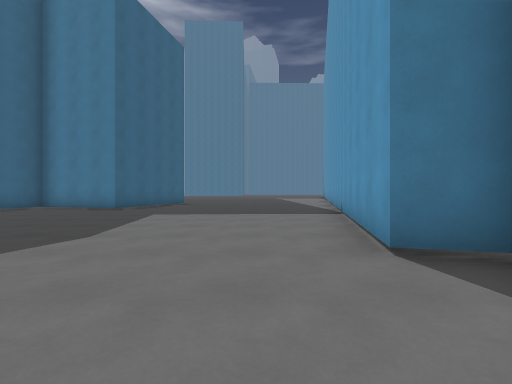
view 1 (above)

16 first-person views from a walk through a 3-D level made in the Godot game engine. The camera is 1.2 m above the floor, looks level and sees 90° across. The floor is counted in squares, 2 m on a side. Each view is taken from the middle of a square. On the plan, view 1 faces up. The plan holds only what a view shows up to about 9 squares ahead; the rest is blank. The place goes on beyond the plan.

view 2
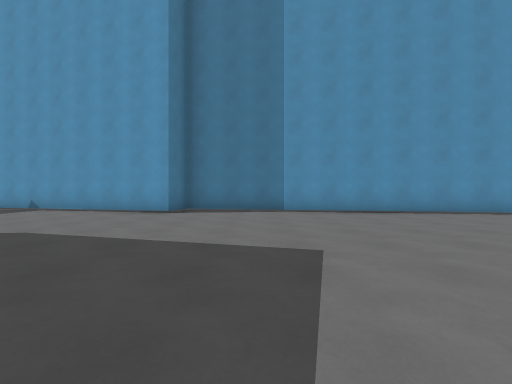

view 3
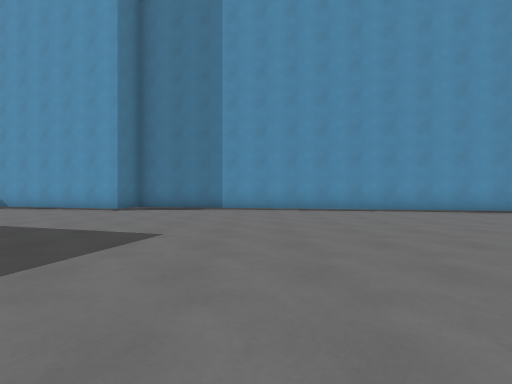

view 4
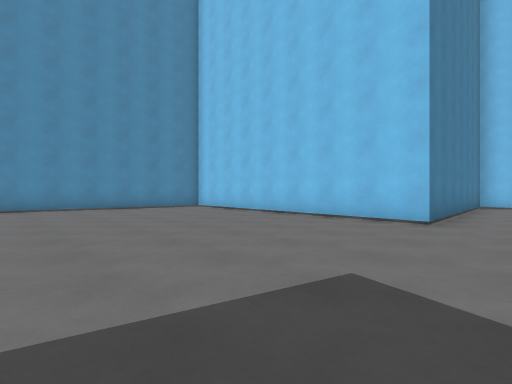

view 5
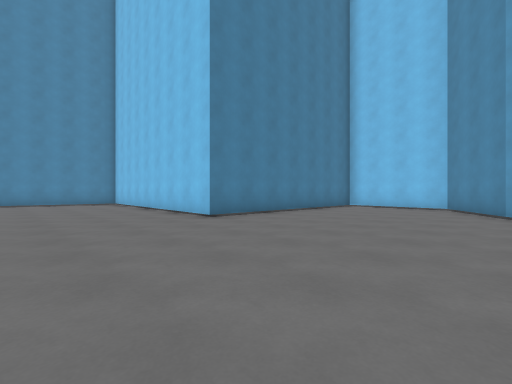

view 6
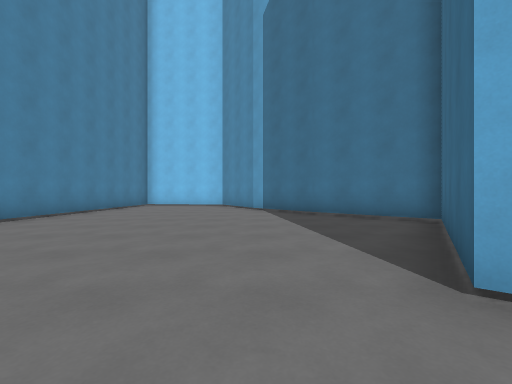

view 7
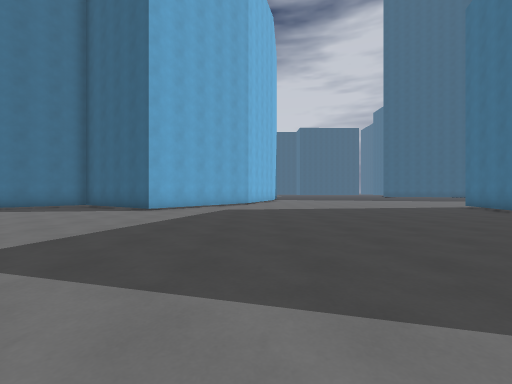

view 8
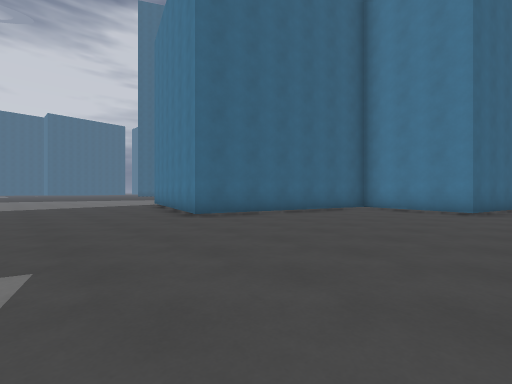

view 9
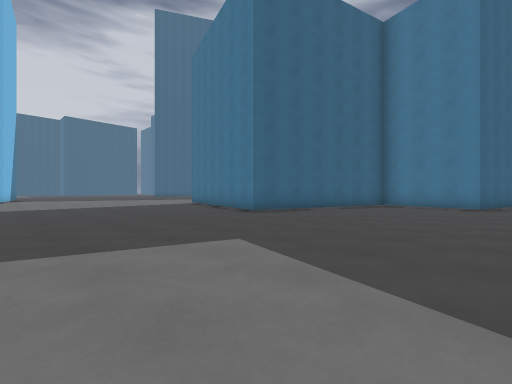

view 10
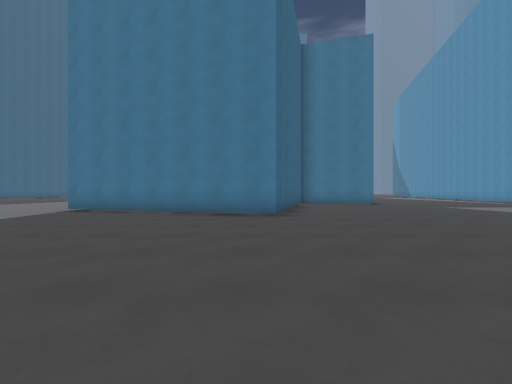

view 11
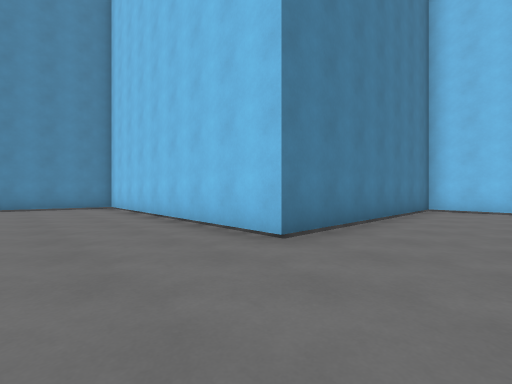

view 12
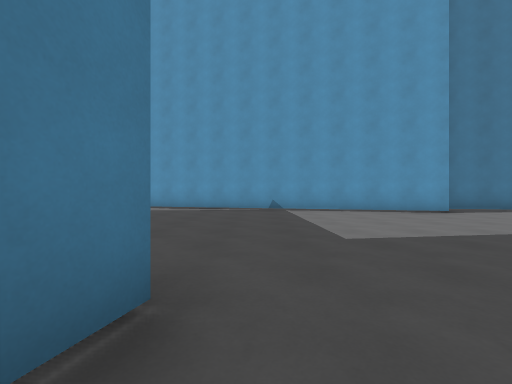

view 13
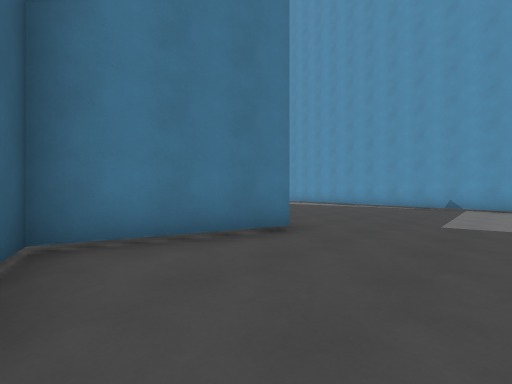

view 14
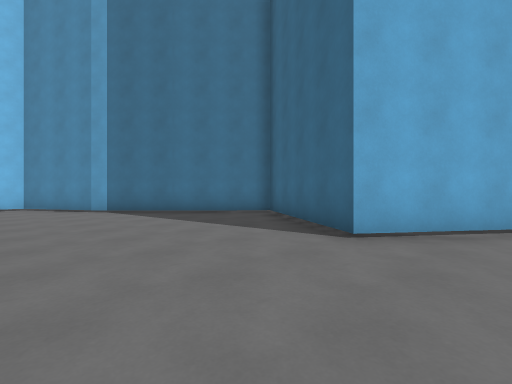

view 15
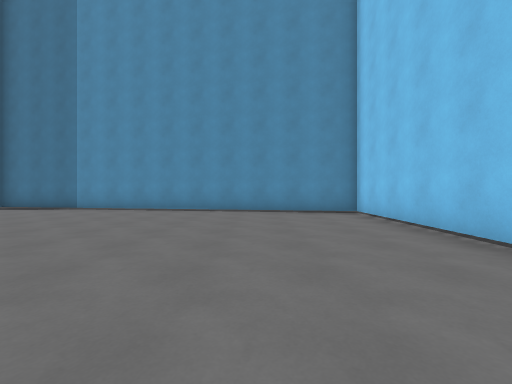

view 16
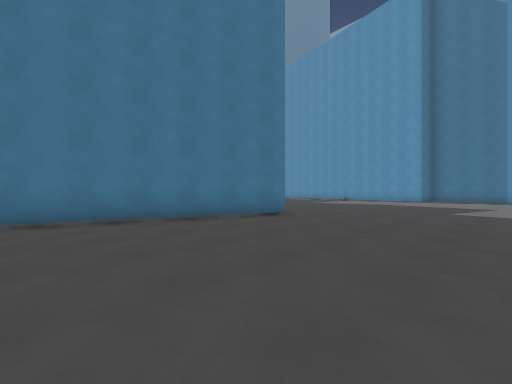

### Floor plan
Points are (right, up) in squares from view 1. A wall is a line through its corners. A room is listed if a view was taken in it or the views show most of it. See-through windows are left out.
Room 1 (views 1, 2, 3, 4, 5, 6, 7, 8, 9, 10, 11, 12, 13, 14, 15, 16)
walls: (-15.5, -5.5) (-14.2, -6.4) (-15.2, -7.9); (-4.4, 9.5) (-4.7, 8.5) (-7.8, 9.4) (-9.5, 3.4) (-15.6, 5.1); (-14.6, -11.9) (-12.8, -13.9); (-15.6, -11.1) (-14.5, -12); (-13, -13.7) (-11.5, -16.1) (-8.2, -16.4) (-7.9, -9.5) (0.3, -9.9) (2.3, 2.3) (1.3, 2.5) (3, 9.5)

Positions as (right, up) in squares from view 1, and headings:
1: (0, 0), facing up
2: (-6, 0), facing right
3: (-7, -2), facing right
4: (-9, -4), facing down-right
5: (-13, -6), facing down-right
6: (-13, -5), facing down
7: (-6, -3), facing left
8: (-4, 0), facing up-left
9: (-4, -2), facing up-left
10: (-10, -3), facing up
11: (-10, -7), facing down-right
12: (-6, 8), facing right
13: (-8, 6), facing up-right
14: (-11, -5), facing down-left
15: (-7, -7), facing right
16: (-15, -1), facing up-right
